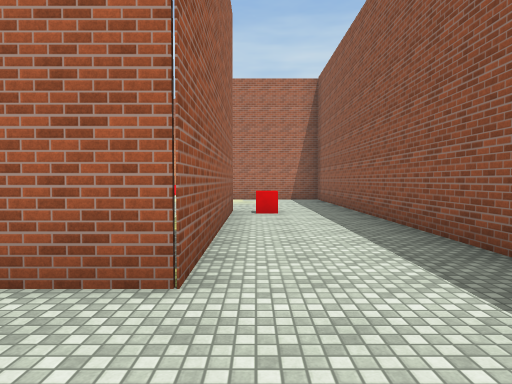
View 1 (above)

24 first-person views from a walk through a Unity game level. The camera is 1.5 m above the floor, tilts 2° down and sees 75° across. The floor is counted in squares, 2 m on a side. Each view is taken from the middle of a square. On the plan, view 1 faces up. The plan holds only what a view shows up to about 11 squares ahead; the rest is blank. The player is left out. Some surface patterns are stand-ins.

View 2
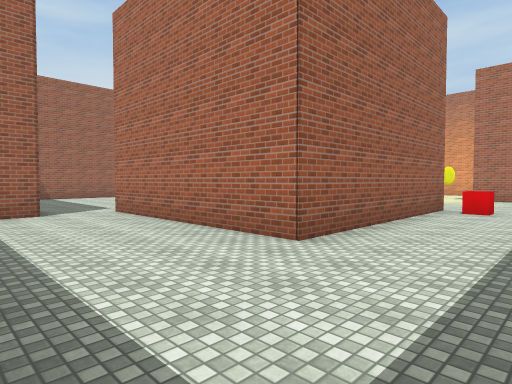

View 3
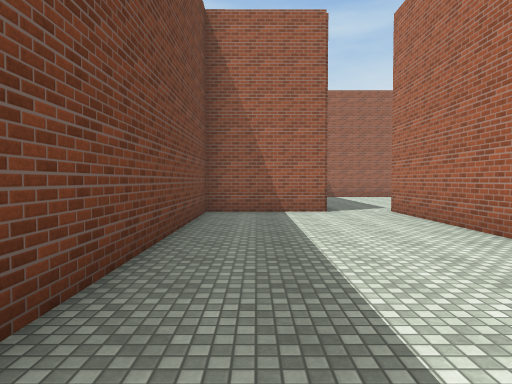

View 4
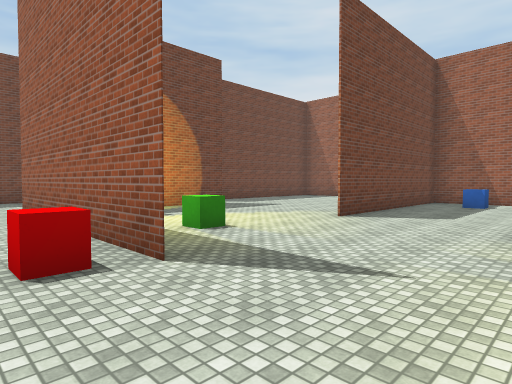

View 5
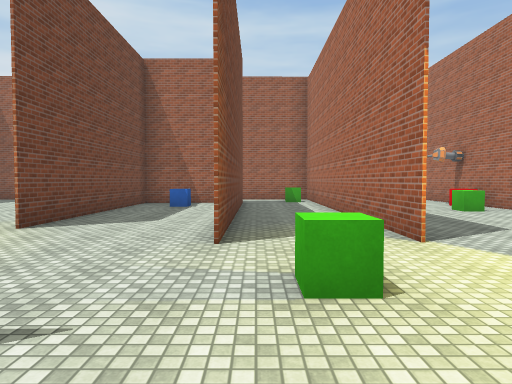

View 6
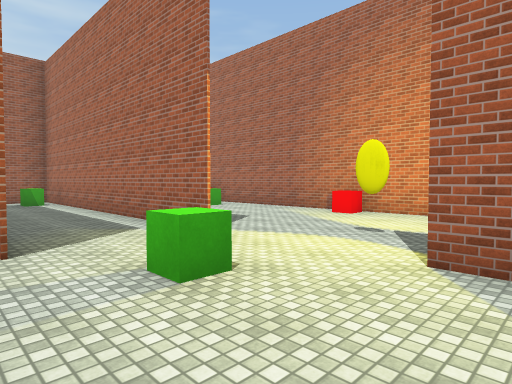

View 7
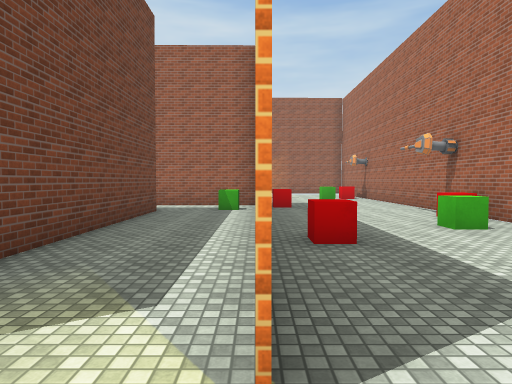

View 8
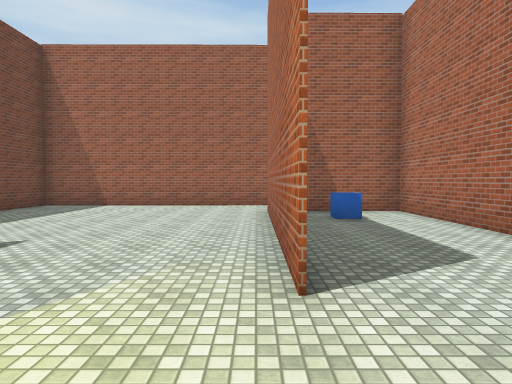

View 9
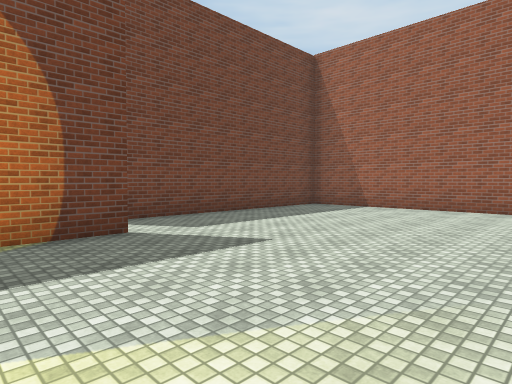

View 10
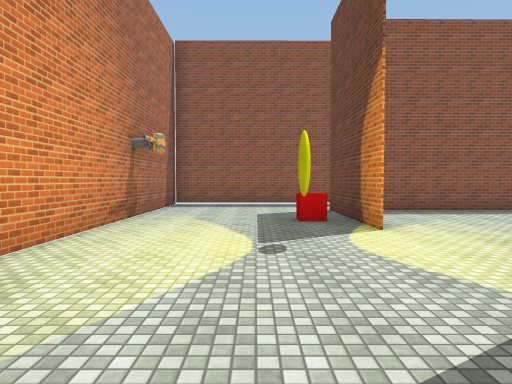

View 11
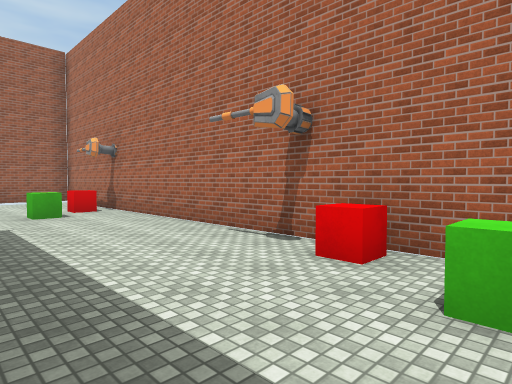

View 12
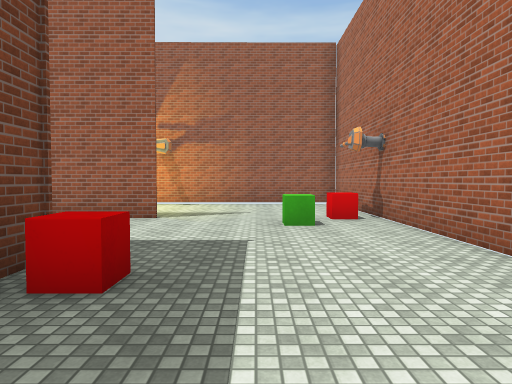

View 13
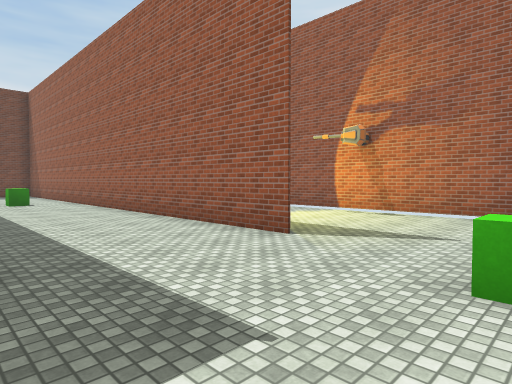

View 14
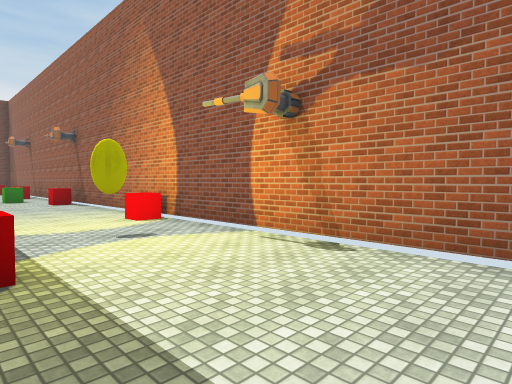

View 15
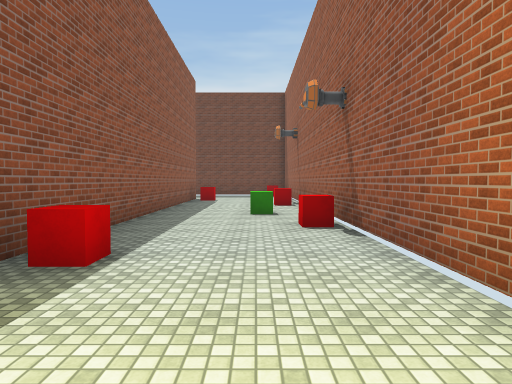

View 16
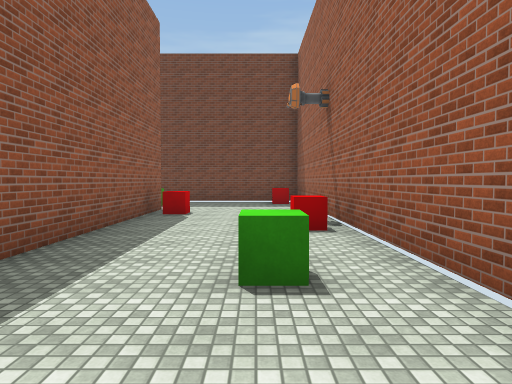

View 17
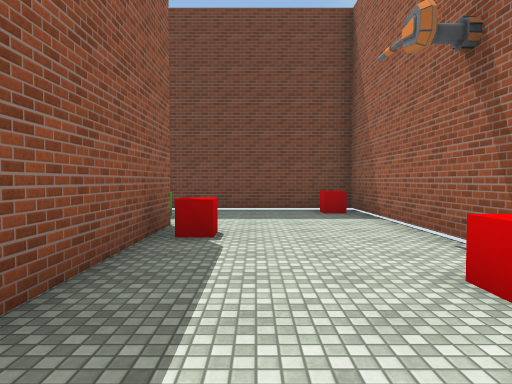

View 18
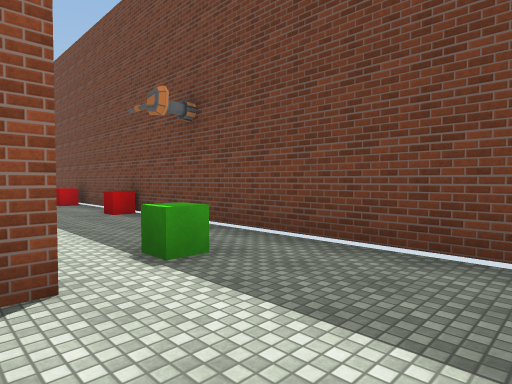

View 19
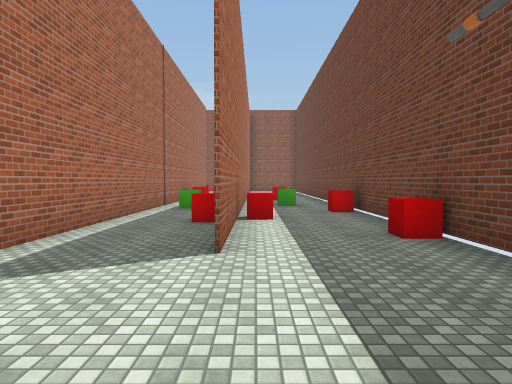

View 20
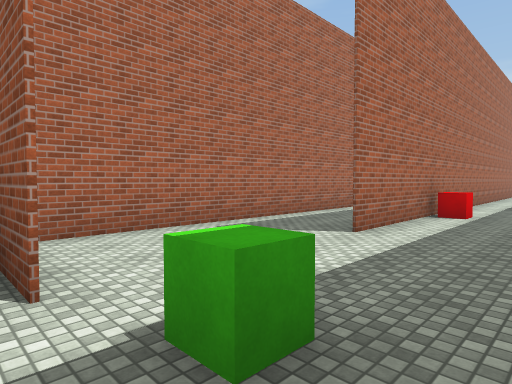

View 21
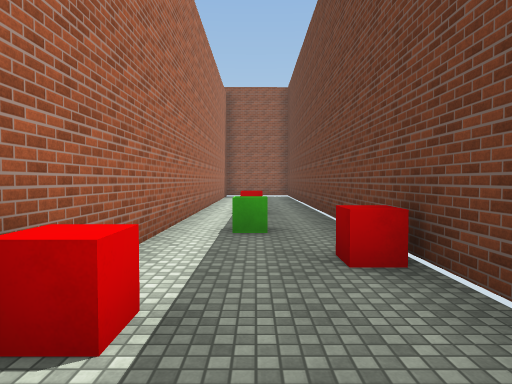

View 22
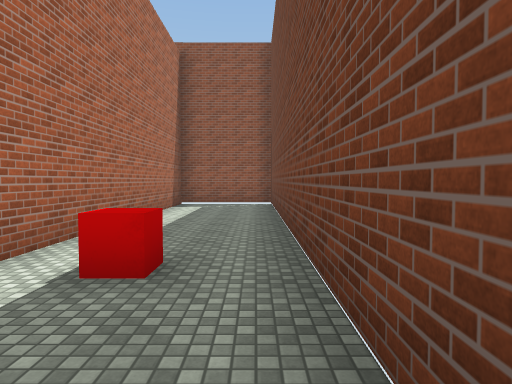

View 23
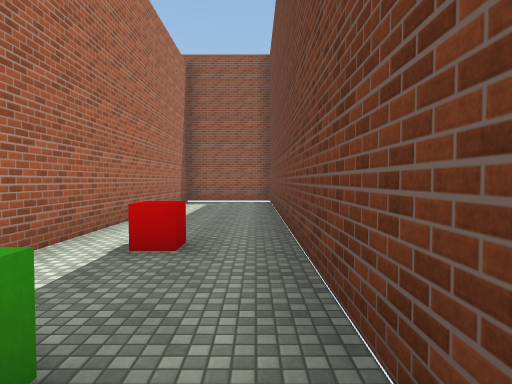

View 24
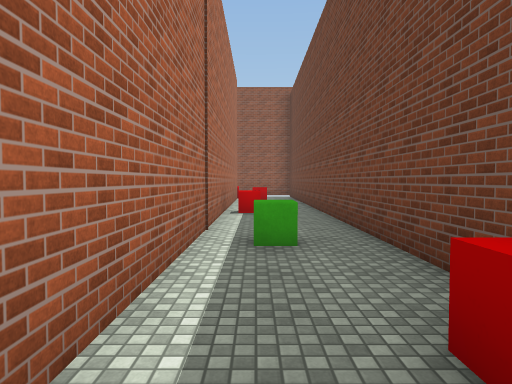

### Floor plan
Points are (right, up) in squares from view 1. A wall is a line through its corners. A room is listed if a view was taken in it or the views show most of it. See-through windows are left out.
Room 1 (views 1, 2, 3)
walls: (2.5, 3.2) (2.4, 8.4); (-6, 0.8) (-6, -2.2) (0.5, -2.2); (-0.6, 8.2) (-0.5, 2.3) (-6.1, 2.3)
ways out: opening at (0.5, 8) to room 2
objects: red cube (0, 8)
Room 2 (views 4, 5, 6, 7, 8, 9, 10, 11, 12, 13, 14, 15, 16, 17, 18, 19, 20, 21, 22, 23, 24)
walls: (-13, 6.4) (-13, 0.7) (-6.8, 0.7); (-6.1, 2.3) (-3.9, 2.3); (-7.5, 10.5) (-11.1, 10.5) (-11.1, 7.3) (-5.1, 7.3) (-10.6, 7.3); (-11.2, 10.6) (-3.9, 10.6); (-13.1, 13.1) (-12.5, 13.1); (-4, 13) (-11.6, 13); (-16.6, 13.1) (-16.6, 4); (-9, -4.6) (0, -4.6); (-1, 13.1) (2.5, 13.1); (-0.4, 13) (-1, 13); (2.4, 8.4) (2.4, 11.9); (-0.2, -2.2) (-16.1, -2.2); (-16.6, -4.6) (-16.6, 6); (4.5, 12.6) (4.4, 17.5) (-20.6, 17.5) (-20.4, -7.5) (4.6, -7.5) (4.6, -4.6) (-12.6, -4.6)
low walls: (-10, 9.1) (-9.4, 9.1) (-9.4, 8.6) (-10, 8.6)
ways out: opening at (0.5, 8) to room 1; opening at (-12, 6) to room 3; opening at (-11, 12) to room 3; gap at (-10, 9)
objects: red cube (-20, -7); red cube (-20, -1); red cube (-20, 3); red cube (-20, 9); green cube (-19, 1); red cube (-17, 17); green cube (-16, -6); green cube (-16, 16); green cube (-15, 4); red cube (-12, 14); red cube (-11, -7); red cube (-10, -4); red cube (-10, 17); red cube (-8, -7); green cube (-8, 16); green cube (-7, -3); red cube (-7, 14); green cube (-6, -6); red cube (-4, 17); red cube (-3, -6); red cube (-3, -3); green cube (-2, 7); green cube (-2, 12); red cube (0, 14)
Room 3 (no view inside)
walls: (-13, 7.4) (-13, 6.4); (-11.6, 13) (-12.6, 13); (-13.1, 13.1) (-13, 10)
ways out: opening at (-12, 6) to room 2; opening at (-11, 12) to room 2
objects: green cube (-12, 12)

Positions as (right, up) in squares from view 1, and headings:
1: (0, 0), facing up
2: (2, -1), facing up-left
3: (2, -1), facing left
4: (1, 11), facing down-left
5: (0, 11), facing left
6: (0, 10), facing up-left
7: (-3, 13), facing left
8: (-3, 7), facing left
9: (-4, 7), facing down-left
10: (-6, 15), facing right
11: (-8, 14), facing up-left
12: (-10, 15), facing left
13: (-13, 16), facing down-left
14: (-17, 15), facing down-left
15: (-19, 9), facing down
16: (-19, 4), facing down
17: (-18, 1), facing down
18: (-19, -4), facing down-right
19: (-16, -5), facing right
20: (-17, -7), facing up-right
21: (-11, -6), facing right
22: (-6, -7), facing right
23: (-7, -7), facing right
24: (-11, -3), facing right
